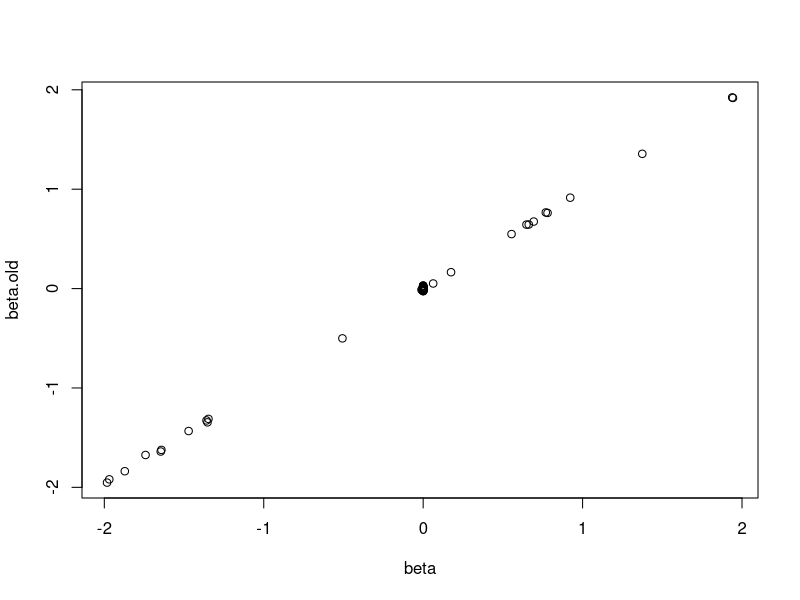
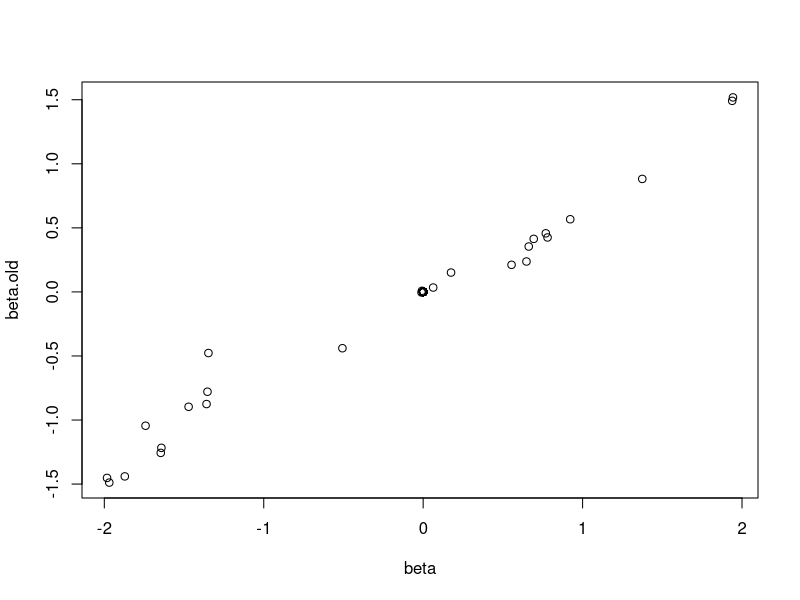

Generate these figures, in order, with R:
set.seed(123456)

# objective function for group lasso
obj.fun <- function(X,y,beta,lambda,w,group.indx){
  p <- dim(X)[2]
  n.group <- length(unique(group.indx))
  group.norm <- rep(0,n.group)
  z <- y-X%*%beta
  for(i in 1:n.group){
    beta.g <- beta[group.indx==i]
    group.norm[i] <- sqrt(t(beta.g)%*%beta.g)
  }
  t(z)%*%z + lambda*t(w)%*%group.norm
}

# objective function for sparse group lasso
obj.fun.sparse <- function(X,y,beta,lambda1,lambda2,w,group.indx){
  p <- dim(X)[2]
  n.group <- length(unique(group.indx))
  group.norm <- rep(0,n.group)
  z <- y-X%*%beta
  for(i in 1:n.group){
    beta.g <- beta[group.indx==i]
    group.norm[i] <- sqrt(t(beta.g)%*%beta.g)
  }
  t(z)%*%z + lambda1*t(w)%*%group.norm + lambda2*sum(abs(beta))
}



# compute max(x,0)
positive <- function(x){
  pos.x <- 0
  if(x>0){
    pos.x <- x
  }
  pos.x
}

# Soft thresholding function
soft.thresh <- function(x,lambda){
  x.thresh <- rep(0,length(x))
  x.thresh[x>lambda] <- x[x>lambda] - lambda
  x.thresh[x< -lambda] <- x[x<lambda] + lambda
  x.thresh
}

# simulate data 
X <- matrix(runif(100000,min=-5,max=5),1000,100)
beta <- rep(0,100)
beta[1:25] <- runif(25,min=-2,max=2)
y <- X%*%beta + rnorm(1000)
group.indx <- rep(0,100)
for(i in 1:20){
  group.indx[((i-1)*5+1):(i*5)] <- i
}

lambda <- 1

# all weights taken to be 1 for now
w <- rep(1,20)

max.iter <- 1000    # max iterations for algorithm
iter <- 0
tol <- .05    # algorithm stops when decrease in obj.fun is less than tol
n.group <- 20     # number of groups
beta.old <- rep(1,100)     #initialize beta    
eps <- 100     
obj.old <- obj.fun(X,y,beta.old,lambda,w,group.indx)
while(eps>tol & iter<max.iter){
  beta.new <- rep(0,100)
  for(i in 1:n.group){
    X.g <- X[,group.indx==i]     # sub-matrix of X corresponding to group g
    p.g <- dim(X.g)[2]
    beta.g <- beta.old[group.indx==i]  # sub-vector of beta corresponding to group g
    norm.g <- as.vector(sqrt(t(beta.g)%*%beta.g))  # ||beta.g||
    beta.mg <- beta.old
    beta.mg[group.indx==i] <- 0      # beta.mg (minus g) = beta vector with group g values set to 0
    z <- t(X.g)%*%(y-X%*%beta.old)   # next two lines compute ||X.g'(Y-X\beta)||
    norm.z <- sqrt(t(z)%*%z)   
    # If ||X.g'(Y-X\beta)|| <= lambda, set beta.g = 0, otherwise beta.g = (X.g'X.g + (lambda/norm.g)I)^{-1}X.g'(y-X%*%beta.mg)
    beta.new[group.indx==i]  <- positive((1-((lambda*w[i])/norm(z))))*solve(t(X.g)%*%X.g+(lambda/norm.g)*diag(p.g))%*%t(X.g)%*%(y-X%*%beta.mg)
}
  obj.new <- obj.fun(X,y,beta.new,lambda,w,group.indx)    # compute obj.fun for beta.new
  eps <- abs(obj.new-obj.old)    #  compute change in obj.fun
  beta.old <- beta.new     # update old values
  obj.old <- obj.new
  iter <- iter+1
  if(iter%%100==0){print(iter)}
}

sqrt(t(beta.old-beta)%*%(beta.old-beta))
plot(beta,beta.old)



# Sparse group lasso

lambda1 <- 1
lambda2 <- 1


max.iter <- 1000    # max iterations for algorithm
iter <- 0
tol <- .001    # algorithm stops when decrease in obj.fun is less than tol
n.group <- 20     # number of groups
beta.old <- rep(1,100)     #initialize beta    
eps <- 100     
obj.old <- obj.fun.sparse(X,y,beta.old,lambda1,lambda2,w,group.indx)
while(eps>tol & iter<max.iter){
  beta.new <- rep(0,100)
  for(i in 1:n.group){
    X.g <- X[,group.indx==i]     # sub-matrix of X corresponding to group g
    p.g <- dim(X.g)[2]
    beta.g <- beta.old[group.indx==i]  # sub-vector of beta corresponding to group g
    beta.g.new <- rep(0,p.g)
    r.i <- y - X[,-which(group.indx==i)]%*%beta.old[-which(group.indx==i)]
    for(j in 1:p.g){
      x.j <- X.g[,j]  # get jth vector of matrix X.g
      X.mj <- X.g[,-j] # X.g with jth column vector removed
      beta.mj <- beta.g[-j]  # beta.g without jth component
      normsq.xj  <- t(x.j)%*%(x.j)
      v.j <- t(x.j)%*%(r.i-X.mj%*%beta.mj)/normsq.xj
      beta.g.new[j] <- soft.thresh(v.j,lambda2/normsq.xj) # coordinate update under l1 penalty
    }
    norm.g.new <- sqrt(t(beta.g.new)%*%beta.g.new)
    beta.new[which(group.indx==i)] <- positive(1-(lambda1/norm.g.new))*beta.g.new  #  apply group thresholding
  }
  obj.new <- obj.fun.sparse(X,y,beta.new,lambda1,lambda2,w,group.indx)    # compute obj.fun for beta.new
  eps <- abs(obj.new-obj.old)    #  compute change in obj.fun
  beta.old <- beta.new     # update old values
  obj.old <- obj.new
  iter <- iter+1
  if(iter%%100==0){print(iter)}
}

sqrt(t(beta.old-beta)%*%(beta.old-beta))
plot(beta,beta.old)









